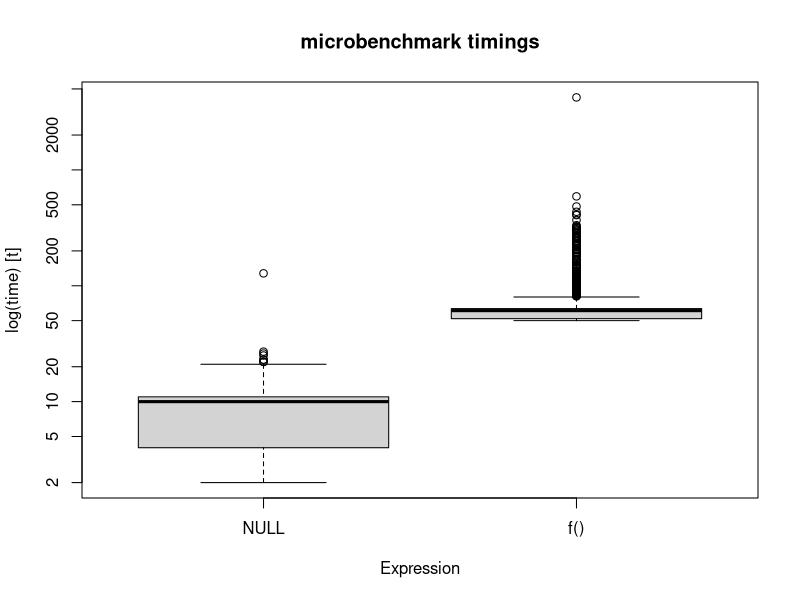
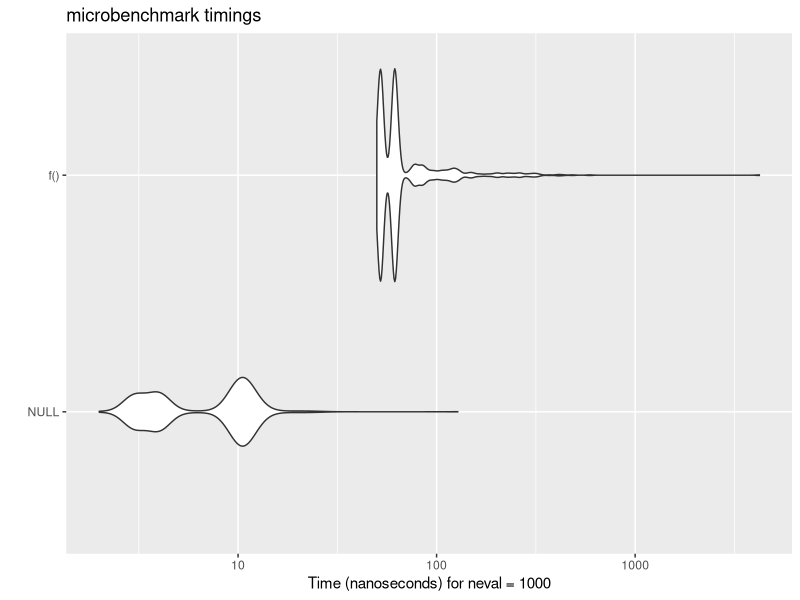

These charts were generated, in order, by the following R code:
library(microbenchmark)


### Name: microbenchmark
### Title: Sub-millisecond accurate timing of expression evaluation.
### Aliases: microbenchmark

### ** Examples

## Measure the time it takes to dispatch a simple function call
## compared to simply evaluating the constant \code{NULL}
f <- function() NULL
res <- microbenchmark(NULL, f(), times=1000L)

## Print results:
print(res)

## Plot results:
boxplot(res)

## Pretty plot:
if (requireNamespace("ggplot2")) {
  ggplot2::autoplot(res)
}

## Example check usage
my_check <- function(values) {
  all(sapply(values[-1], function(x) identical(values[[1]], x)))
}

f <- function(a, b)
  2 + 2

a <- 2
## Check passes
microbenchmark(2 + 2, 2 + a, f(2, a), f(2, 2), check=my_check)
## Not run: 
##D a <- 3
##D ## Check fails
##D microbenchmark(2 + 2, 2 + a, f(2, a), f(2, 2), check=my_check)
## End(Not run)
## Example setup usage
set.seed(21)
x <- rnorm(10)
microbenchmark(x, rnorm(10), check=my_check, setup=set.seed(21))
## Will fail without setup
## Not run: 
##D microbenchmark(x, rnorm(10), check=my_check)
## End(Not run)
